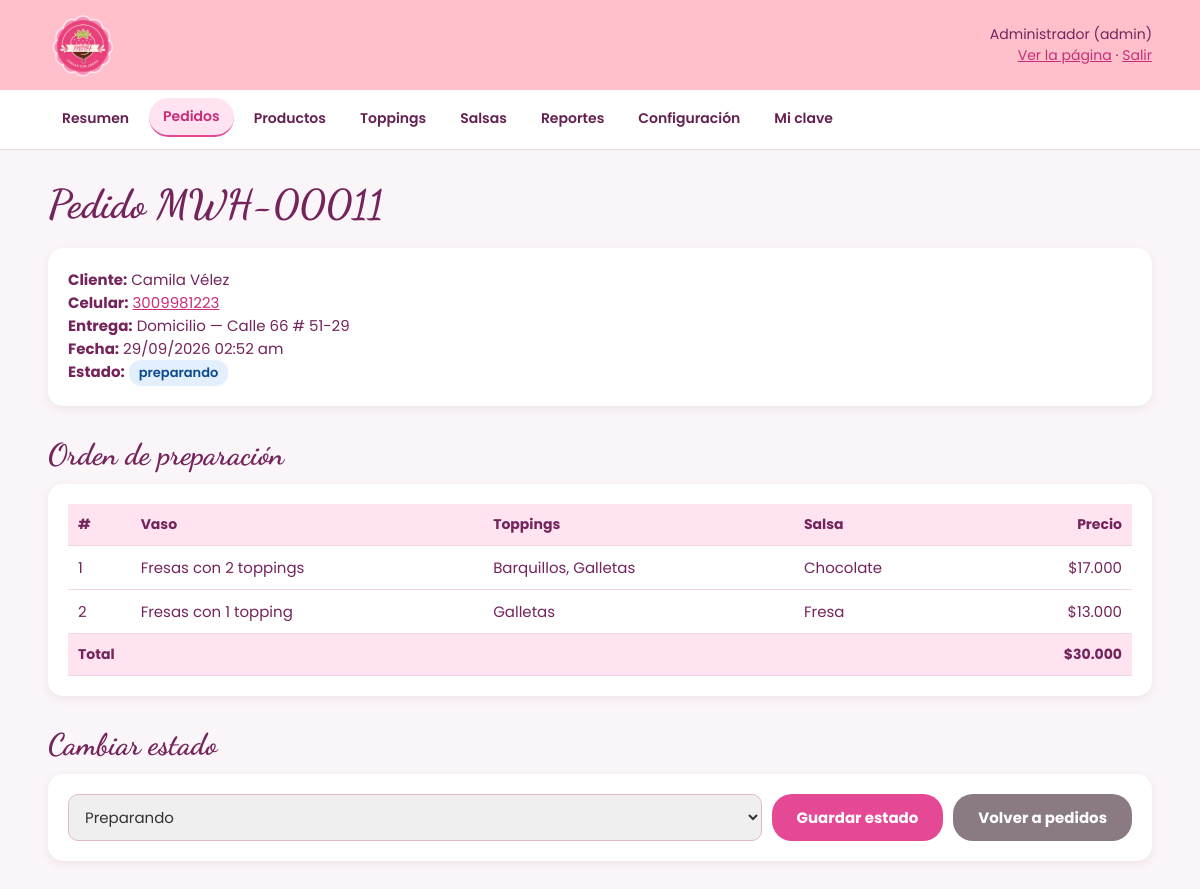
/admin/pedido.php?id=11 (signed in), run on the app's committed database.
### tables this page shows
CREATE TABLE pedidos (
  id        INT AUTO_INCREMENT PRIMARY KEY,
  cliente   VARCHAR(60)  NOT NULL,
  telefono  VARCHAR(15)  NOT NULL,
  entrega   ENUM('recoger','domicilio') NOT NULL DEFAULT 'recoger',
  direccion VARCHAR(150) NULL,
  notas     VARCHAR(200) NULL,
  total     INT UNSIGNED NOT NULL,
  estado    ENUM('pendiente','preparando','entregado','cancelado') NOT NULL DEFAULT 'pendiente',
  fecha     DATETIME     NOT NULL DEFAULT CURRENT_TIMESTAMP
);

CREATE TABLE detalle_pedidos (
  id          INT AUTO_INCREMENT PRIMARY KEY,
  pedido_id   INT NOT NULL,
  producto_id INT NOT NULL,
  salsa_id    INT NOT NULL,
  precio      INT UNSIGNED NOT NULL,
  FOREIGN KEY (pedido_id)   REFERENCES pedidos(id),
  FOREIGN KEY (producto_id) REFERENCES productos(id),
  FOREIGN KEY (salsa_id)    REFERENCES salsas(id)
);

CREATE TABLE productos (
  id                 INT AUTO_INCREMENT PRIMARY KEY,
  nombre             VARCHAR(60)  NOT NULL UNIQUE,
  descripcion        VARCHAR(200) NOT NULL DEFAULT '',
  toppings_incluidos TINYINT      NOT NULL,
  precio             INT UNSIGNED NOT NULL,
  imagen             VARCHAR(150) NOT NULL DEFAULT '',
  disponible         TINYINT(1)   NOT NULL DEFAULT 1,
  activo             TINYINT(1)   NOT NULL DEFAULT 1,
  CHECK (toppings_incluidos BETWEEN 1 AND 4),
  CHECK (precio > 0)
);

CREATE TABLE salsas (
  id         INT AUTO_INCREMENT PRIMARY KEY,
  nombre     VARCHAR(40) NOT NULL UNIQUE,
  color      CHAR(7)     NOT NULL DEFAULT '#E54895',
  disponible TINYINT(1)  NOT NULL DEFAULT 1,
  activo     TINYINT(1)  NOT NULL DEFAULT 1
);

### includes/funciones.php (called while the page is built, shortened)
<?php
require_once __DIR__ . "/conexion.php";
function limpiar($texto)
{
    return htmlspecialchars((string) $texto, ENT_QUOTES, "UTF-8");
}
function pesos($valor)
{
    return "$" . number_format((int) $valor, 0, ",", ".");
}
function consultar($sql, $tipos = "", $valores = [])
{
    global $conexion;
    $stmt = $conexion->prepare($sql);
    if ($tipos !== "") {
        $stmt->bind_param($tipos, ...$valores);
    }
    $stmt->execute();
    $filas = $stmt->get_result()->fetch_all(MYSQLI_ASSOC);
    return $filas;
}
function consultar_uno($sql, $tipos = "", $valores = [])
{
    $filas = consultar($sql, $tipos, $valores);
    return $filas[0] ?? null;
}
function codigo_pedido($id)
{
    return "MWH-" . str_pad((string) $id, 5, "0", STR_PAD_LEFT);
}

### admin/pedido.php (the view, shortened to what this page needs)
<?php
$id = (int) ($_GET["id"] ?? 0);
$estados = ["pendiente", "preparando", "entregado", "cancelado"];
$pedido = consultar_uno("SELECT * FROM pedidos WHERE id = ?", "i", [$id]);
$vasos = consultar(
    "SELECT d.id, pr.nombre AS producto, s.nombre AS salsa, d.precio,
            GROUP_CONCAT(t.nombre ORDER BY t.nombre SEPARATOR ', ') AS toppings
       FROM detalle_pedidos d
       JOIN productos pr        ON pr.id = d.producto_id
       JOIN salsas s            ON s.id  = d.salsa_id
       JOIN detalle_toppings dt ON dt.detalle_id = d.id
       JOIN toppings t          ON t.id  = dt.topping_id
      WHERE d.pedido_id = ?
      GROUP BY d.id
      ORDER BY d.id",
    "i", [$id]
);
require "encabezado.php";
?>
<h1>Pedido <?= codigo_pedido($id) ?></h1>
<div class="caja">
    <p><strong>Cliente:</strong> <?= limpiar($pedido["cliente"]) ?></p>
    <p><strong>Celular:</strong>
        <a href="https://wa.me/57<?= limpiar($pedido["telefono"]) ?>" target="_blank" rel="noopener"><?= limpiar($pedido["telefono"]) ?></a>
    </p>
    <p><strong>Entrega:</strong>
        <?= $pedido["entrega"] === "domicilio" ? "Domicilio — " . limpiar($pedido["direccion"]) : "Pasa a recogerlo" ?>
    </p>
    <p><strong>Fecha:</strong> <?= date("d/m/Y h:i a", strtotime($pedido["fecha"])) ?></p>
    <p><strong>Estado:</strong> <span class="estado estado-<?= $pedido["estado"] ?>"><?= $pedido["estado"] ?></span></p>
</div>
<h2>Orden de preparación</h2>
<div class="caja tabla-scroll">
    <table>
        <tr><th>#</th><th>Vaso</th><th>Toppings</th><th>Salsa</th><th class="numero">Precio</th></tr>
        <?php foreach ($vasos as $n => $v): ?>
            <tr>
                <td><?= $n + 1 ?></td>
                <td><?= limpiar($v["producto"]) ?></td>
                <td><?= limpiar($v["toppings"]) ?></td>
                <td><?= limpiar($v["salsa"]) ?></td>
                <td class="numero"><?= pesos($v["precio"]) ?></td>
            </tr>
        <?php endforeach; ?>
        <tr><th colspan="4">Total</th><th class="numero"><?= pesos($pedido["total"]) ?></th></tr>
    </table>
</div>
<h2>Cambiar estado</h2>
<form class="caja filtros" method="post">
    <select name="estado">
        <?php foreach ($estados as $e): ?>
            <option value="<?= $e ?>" <?= $e === $pedido["estado"] ? "selected" : "" ?>><?= ucfirst($e) ?></option>
        <?php endforeach; ?>
    </select>
    <button type="submit">Guardar estado</button>
    <a class="boton boton-gris" href="pedidos.php">Volver a pedidos</a>
</form>
<?php require "pie.php"; ?>

### assets/css/estilos.css (style rules this page uses)
:root { --vino: #74245b; --vino-oscuro: #64204f; --rosado: #e54895; --rosado-oscuro: #c92d78; --rosado-titulo: #d83c8a; --rosado-claro: #ffe3f0; --rosado-fondo: #f9d8e9; --pie: #722451; --verde: #1f9d55; --rojo: #c62828; }
* { margin: 0; padding: 0; box-sizing: border-box; }
html { scroll-behavior: smooth; }
body { font-family: 'Poppins', Arial, sans-serif; background-color: white; color: var(--vino); overflow-x: hidden; }
h1, h2, h3 { font-family: 'Dancing Script', cursive; }
button, .boton { display: inline-block; border: none; background-color: var(--rosado); color: white; padding: 12px 25px; border-radius: 20px; cursor: pointer; font-weight: bold; font-family: inherit; font-size: 15px; text-decoration: none; transition: transform 0.3s ease, box-shadow 0.3s ease, background-color 0.3s; }
input[type="text"], input[type="tel"], input[type="email"], input[type="password"], input[type="number"], input[type="search"], select, textarea { width: 100%; padding: 10px 12px; border: 1px solid #e3b8cd; border-radius: 10px; font-family: inherit; font-size: 15px; color: #333; }
.panel-cuerpo { background: #faf5f8; font-size: 15px; }
.panel h1 { font-size: 40px; margin-bottom: 20px; }
.panel h2 { font-size: 30px; margin: 30px 0 12px; }
.caja { background: white; border-radius: 15px; padding: 20px; box-shadow: 0 3px 10px rgba(116, 36, 91, 0.08); margin-bottom: 20px; }
.tabla-scroll { overflow-x: auto; }
table { width: 100%; border-collapse: collapse; background: white; }
th, td { padding: 10px; text-align: left; border-bottom: 1px solid #f0d6e3; vertical-align: middle; }
th { background: var(--rosado-claro); font-size: 14px; }
td.numero, th.numero { text-align: right; white-space: nowrap; }
.estado { display: inline-block; padding: 3px 10px; border-radius: 12px; font-size: 13px; font-weight: 600; }
.estado-preparando { background: #e3effd; color: #0d4a8f; }
.filtros { display: flex; gap: 10px; flex-wrap: wrap; margin-bottom: 15px; }
.filtros input, .filtros select { width: auto; flex: 1 1 180px; }
.boton-gris { background: #8a7a84; }
.panel-encabezado a, .panel a:not(.boton) { color: var(--rosado-oscuro); }

### data on the page
pedidos: cliente "Camila Vélez", telefono "3009981223", direccion "Calle 66 # 51-29", fecha "29/09/2026 02:52 am", estado "preparando", total "$30.000", estado "Preparando"
detalle_pedidos: producto.nombre "Fresas con 2 toppings", toppings "Barquillos, Galletas", salsa.nombre "Chocolate", precio "$17.000"
detalle_pedidos: producto.nombre "Fresas con 1 topping", toppings "Galletas", salsa.nombre "Fresa", precio "$13.000"

### other printed values
limpiar($usuario["nombre"]) "Administrador"
limpiar($usuario["rol"]) "admin"
$texto "Resumen"
$texto "Pedidos"
$texto "Productos"
$texto "Toppings"
$texto "Salsas"
$texto "Reportes"
$texto "Configuración"
$texto "Mi clave"
codigo_pedido($id) "MWH-00011"
